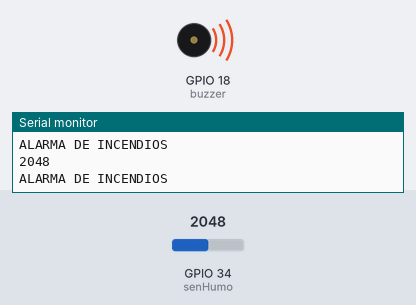
Bench run of a sketch on a simulated ESP32. On the bench: buzzer (waves = sounding, pin HIGH), the last lines printed to the serial monitor. The test bench sets the inputs (shaded band); at power-on: GPIO 34 (senHumo) = 2048. WiFi joins after 1.5 s; servers stay silent unless stated.

Above: at 2.7 s.
2.8 s: GPIO 34 (senHumo) set to 1064
4.3 s: GPIO 34 (senHumo) set to 951
At 5.8 s:
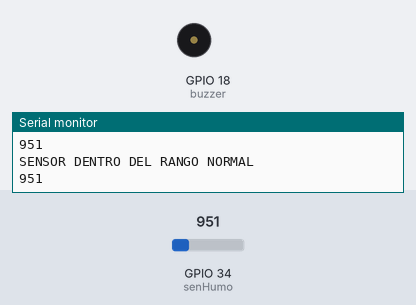
7.3 s: GPIO 34 (senHumo) set to 1040
At 8.3 s:
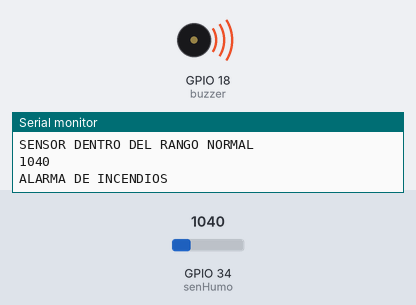
9.4 s: GPIO 34 (senHumo) set to 960
At 10.7 s:
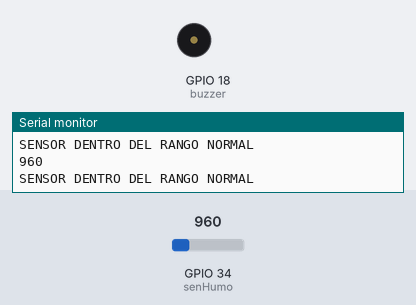
Timing chart, 0 to 12.0 s (numbered marks = the images above; inputs shaded):
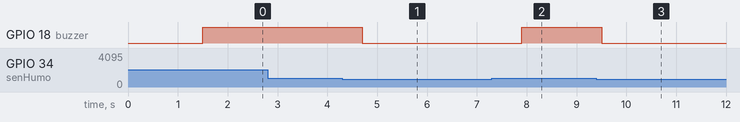

Measured:
- the behaviour switches between 1000 and 999 on GPIO 34 (senHumo) (found by bisection; images 0 and 1)
- after the input at 4.3 s, GPIO 18 (buzzer): HIGH → LOW after 0.40 s
- after the input at 7.3 s, GPIO 18 (buzzer): LOW → HIGH after 0.61 s
- after the input at 9.4 s, GPIO 18 (buzzer): HIGH → LOW after 0.11 s

The sketch:

sensorHumo.ino
```cpp
#include <WiFi.h>
#include <WiFiClientSecure.h>
#include <UniversalTelegramBot.h>
#define senHumo 34
#define buzzer 18
#define ledrojo 12
#define ledverde 2

int valor = 0;
const int umbral = 1000;

// Configuración de red
const char* ssid = "NETLIFE-uiojjquevedoc2";
const char* password = "2100351143";

// Configuración de Telegram
#define BOTtoken "8260067269:AAHMC0KCn4eQKhySU-F5r7VC4lHTMdNY1rU"
#define CHAT_ID "7187888352"

WiFiClientSecure client;
UniversalTelegramBot bot(BOTtoken, client);

void setup() {
  Serial.begin(115200);
  pinMode(senHumo, INPUT); // Configurado como entrada externa Pull-Down
  pinMode(buzzer, OUTPUT);

  // Conexión Wi-Fi
  WiFi.begin(ssid, password);
  client.setInsecure(); // Necesario para algunas versiones de la librería

  while (WiFi.status() != WL_CONNECTED) {
    delay(500);
    Serial.print(".");
  }
  Serial.println("\nWi-Fi conectado");
}

void loop() {
  valor = analogRead(senHumo);
  Serial.println(valor);

  if(valor >=  umbral){
    digitalWrite(buzzer, HIGH);
    digitalWrite(ledrojo, HIGH);
    if (bot.sendMessage(CHAT_ID, "ALARMA DE INCENDIOS", "")) {
      Serial.println("ALARMA DE INCENDIOS");
    }
    delay(500);
  }

  if(valor < umbral){
    digitalWrite(buzzer, LOW);
    digitalWrite(ledverde, HIGH);
    if (bot.sendMessage(CHAT_ID, "SENSOR DENTRO DEL RANGO NORMAL", "")) {
      Serial.println("SENSOR DENTRO DEL RANGO NORMAL");
    }
    delay(500);
  }
}
```
